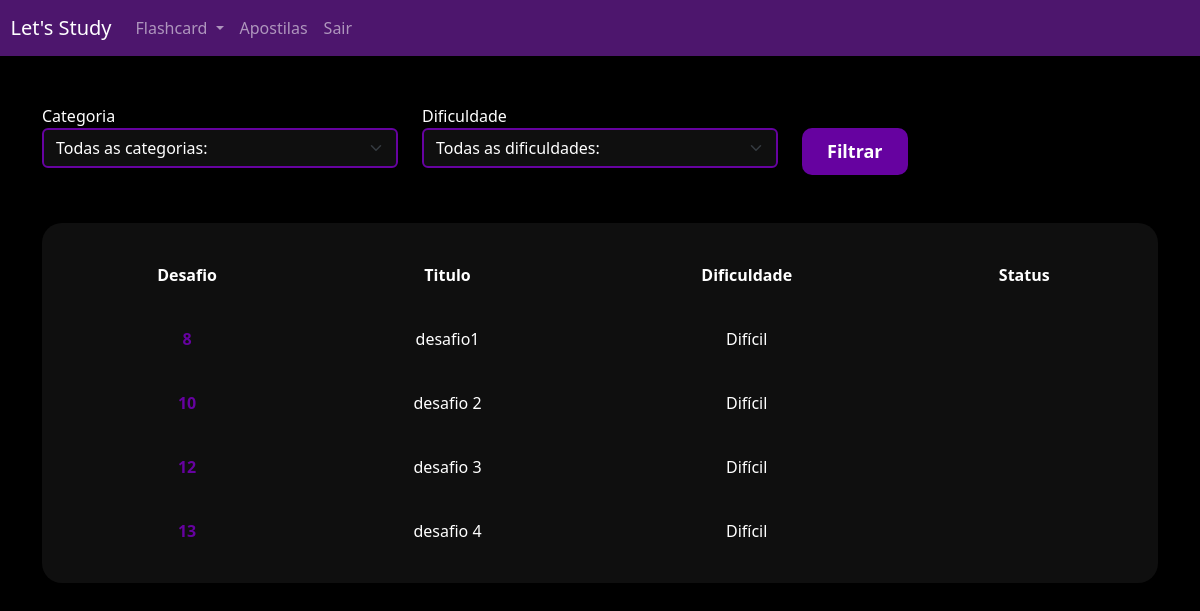
Before: /flashcard/listar_desafio/ (signed in) with the older database file.
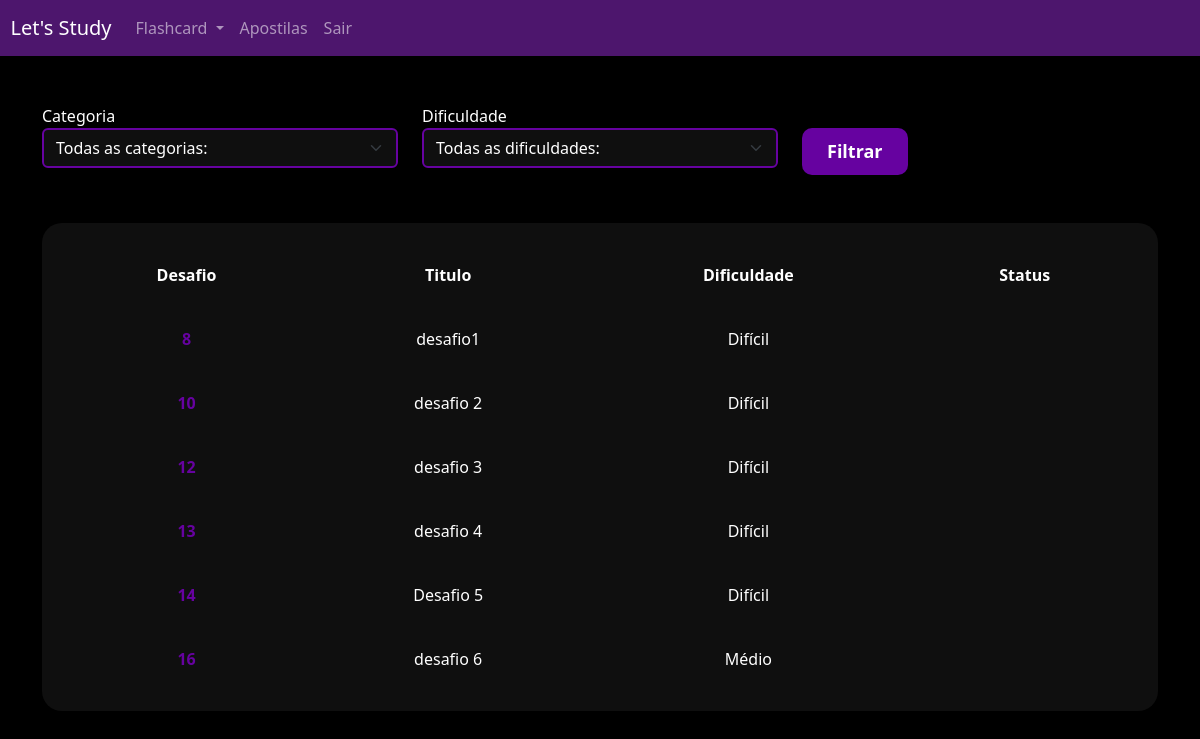
After: the same page with the newer database file.
### flashcard/models.py (models this page shows, shortened)
class Desafio(models.Model):
    user = models.ForeignKey(User, on_delete=models.DO_NOTHING)
    titulo = models.CharField(max_length=100)
    categoria = models.ManyToManyField(Categoria)
    q_perguntas = models.IntegerField()
    dificuldades = models.CharField(max_length=1, choices=Flashcard.DIFICULDADE_CHOICES)
    flashcard = models.ManyToManyField(FlashcardDesafio)

### flashcard/views.py (the view)
# urls.py: path('listar_desafio/', views.listar_desafio, name='listar_desafio'),
def listar_desafio(req):
    desafios = Desafio.objects.filter(user=req.user)
    status = FlashcardDesafio.respondido
    dificuldades = Flashcard.DIFICULDADE_CHOICES
    categoria = Categoria.objects.all()
    categoria_filter = req.GET.get("categoria")
    dificuldade_filter = req.GET.get("dificuldade")
    if categoria_filter:
        flashcards = flashcards.filter(categoria__id=categoria_filter)
    if dificuldade_filter:
        flashcards = flashcards.filter(dificuldade=dificuldade_filter)
    return render(
        req,
        "listar_desafio.html",
        {
            "desafios": desafios,
            "categorias": categoria,
            "dificuldades": dificuldades,
            "status": status
        },
    )

### flashcard/models.py (called while the page is built)
    def __str__(self):
        return self.nome

### flashcard/templates/listar_desafio.html (shortened to what this page needs)
{% extends "base.html" %}
{% load static %}
{% block 'header' %}
 <link href="{% static 'usuarios/css/cadastro.css' %}" rel="stylesheet">
 <link href="{% static 'flashcard/css/novo_flashcard.css' %}" rel="stylesheet">
 <link href="{% static 'flashcard/css/iniciar_desafio.css' %}" rel="stylesheet">
 <link href="{% static 'flashcard/css/desafio.css' %}" rel="stylesheet">
 <link href='https://unpkg.com/boxicons@2.1.4/css/boxicons.min.css' rel='stylesheet'>
{% endblock 'header' %}
{% block 'conteudo' %}
{% include "partials/header.html" %}
    <div class="container">
        <br>
        <br>
        <div class="row">
            <div class="col-md">
                <form action="" method="GET">
                <label for="">Categoria</label>
                <select name="categoria" class="form-select">
                    <option value="">Todas as categorias:</option>
                </select>
            </div>
            <div class="col-md">
                <label for="">Dificuldade</label>
                <select name="dificuldade" class="form-select">
                    <option value="">Todas as dificuldades:</option>
                </select>
            </div>
            <div class="col-md">
                <br>
                <input type="submit" value="Filtrar" class="btn-cadastro">
            </div>
        </div>
        <br>
        <br>
        <div class="box-listar">
            <table>
                <thead>
                    <tr class="header" >
                        <th scope="col">Desafio</th>
                        <th scope="col">Titulo</th>
                        <th scope="col">Dificuldade</th>
                        <th scope="col">Status</th>
                    </tr>
                </thead>
                <tbody>
                    {% for desafio in desafios %}
                        <tr class="linha">
                            <th><a href="{% url 'desafio' desafio.id %}">{{desafio.id}}</a></th>
                            <td>{{desafio.titulo}}</td>
                            <td>{{desafio.get_dificuldades_display}}</td>
                            <td>{{f}}</td>
                        </tr>
                    {% endfor %}
                </tbody>
            </table>
        </div>
    </div>
{% endblock 'conteudo' %}

### templates/base.html (shortened to what this page needs)
{% load static %}
<!DOCTYPE html>
<!DOCTYPE html>
<html lang="pt-br">
<head>
    <link rel="stylesheet" href="https://cdn.jsdelivr.net/npm/bootstrap@5.3.2/dist/css/bootstrap.min.css">
    <link rel="stylesheet" href="{% static 'geral/css/base.css' %}">
    {% block 'header' %}{% endblock %}
</head>
<body>
    {% block 'conteudo' %}{% endblock %}
</body>
</html>

### templates/partials/header.html (shortened to what this page needs)
<nav
  style="background-color: var(--color-2)"
  class="navbar navbar-expand-lg navbar-dark"
>
  <a class="navbar-brand" href="{% url 'login' %}">&nbsp&nbspLet's Study</a>
  <div class="collapse navbar-collapse" id="navbarNav">
    <ul class="navbar-nav">
      <li class="nav-item dropdown">
        <a
          class="nav-link dropdown-toggle"
          href="#"
          id="navbarDropdown"
          role="button"
          data-bs-toggle="dropdown"
          aria-expanded="false"
        >
          Flashcard
        </a>
      </li>
      <li class="nav-item">
        <a class="nav-link" href="{% url 'add_apostila' %}">Apostilas</a>
      </li>
      <li class="nav-item">
        <a class="nav-link" href="{% url 'sair' %}">Sair</a>
      </li>
    </ul>
  </div>
</nav>

### templates/static/geral/css/base.css (style rules this page uses)
:root { --color-0: #000; --color-1: #0f0f0f; --color-2: rgb(77, 22, 109); --color-3: #6602a0; --color-4: #004aac; }
body { background-color: var(--color-0); color: white }

### templates/static/usuarios/css/cadastro.css (style rules this page uses)
* { margin: 0; padding: 0; }
.btn-cadastro { padding: 10px; background-color: var(--color-3); border: none; border-radius: 10px; color: #fff; font-size: 18px; font-weight: bold; padding-left: 25px; padding-right: 25px; align-items: center; justify-content: center; transition: all 0.2s ease-in-out; }
.btn-cadastro::after, .btn-cadastro:hover { background-color: var(--color-2); transform: scale(1.1); }
.form-select { background-color: var(--color-1); border: 2px solid var(--color-3); color: #fff; }

### templates/static/flashcard/css/novo_flashcard.css (style rules this page uses)
.form-select { background-color: var(--color-1); border: 2px solid var(--color-3); color: #fff; }

### templates/static/flashcard/css/desafio.css (style rules this page uses)
* { color: #fff; }
.box-listar { background-color: var(--color-1); padding: 20px; border-radius: 20px; }
table { width: 100%; padding: 20px; text-align: center; }
.linha { height: 40px; background-color: var(--color-1); padding: 20px; border-radius: 0; }
td, th { padding: 20px; }
.linha a { text-decoration: none; color: var(--color-3); }

Changed rows visible on the page:
added Desafio: id "14", titulo "Desafio 5", dificuldades "Difícil"
added Desafio: id "16", titulo "desafio 6", dificuldades "Médio"
